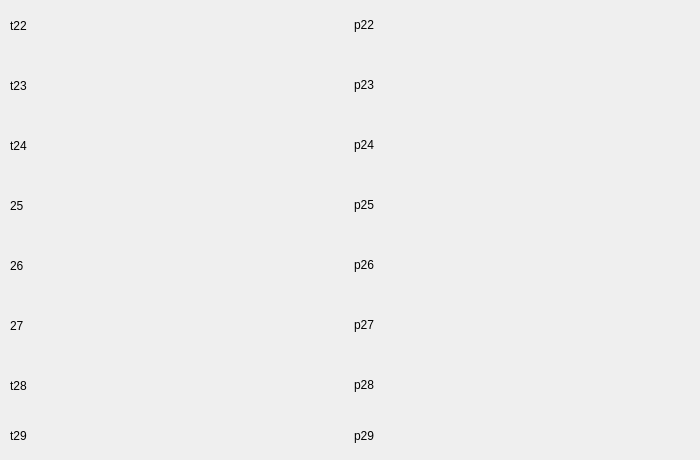
       <widget class="QWidget" name="tab_2">
        <attribute name="title">
         <string>سایر اطلاعات</string>
        </attribute>
        <widget class="QWidget" name="horizontalLayoutWidget_55">
         <property name="geometry">
          <rect>
           <x>10</x>
           <y>420</y>
           <width>681</width>
           <height>31</height>
          </rect>
         </property>
         <layout class="QHBoxLayout" name="hs_hl_userinfo_tp29_2">
          <item>
           <widget class="QLabel" name="lbl_student_info_t_29">
            <property name="text">
             <string>t29</string>
            </property>
            <property name="textFormat">
             <enum>Qt::PlainText</enum>
            </property>
            <property name="wordWrap">
             <bool>true</bool>
            </property>
           </widget>
          </item>
          <item>
           <widget class="QLabel" name="lbl_student_info_p_29">
            <property name="text">
             <string>p29</string>
            </property>
            <property name="textFormat">
             <enum>Qt::PlainText</enum>
            </property>
            <property name="wordWrap">
             <bool>true</bool>
            </property>
           </widget>
          </item>
         </layout>
        </widget>
        <widget class="QWidget" name="horizontalLayoutWidget_56">
         <property name="geometry">
          <rect>
           <x>10</x>
           <y>360</y>
           <width>681</width>
           <height>51</height>
          </rect>
         </property>
         <layout class="QHBoxLayout" name="hs_hl_userinfo_tp28_2">
          <item>
           <widget class="QLabel" name="lbl_student_info_t_28">
            <property name="text">
             <string>t28</string>
            </property>
            <property name="wordWrap">
             <bool>true</bool>
            </property>
           </widget>
          </item>
          <item>
           <widget class="QLabel" name="lbl_student_info_p_28">
            <property name="text">
             <string>p28</string>
            </property>
            <property name="textFormat">
             <enum>Qt::RichText</enum>
            </property>
            <property name="wordWrap">
             <bool>true</bool>
            </property>
           </widget>
          </item>
         </layout>
        </widget>
        <widget class="QWidget" name="horizontalLayoutWidget_57">
         <property name="geometry">
          <rect>
           <x>10</x>
           <y>300</y>
           <width>681</width>
           <height>51</height>
          </rect>
         </property>
         <layout class="QHBoxLayout" name="hs_hl_userinfo_tp27_2">
          <item>
           <widget class="QLabel" name="lbl_student_info_t_27">
            <property name="text">
             <string>27</string>
            </property>
            <property name="wordWrap">
             <bool>true</bool>
            </property>
           </widget>
          </item>
          <item>
           <widget class="QLabel" name="lbl_student_info_p_27">
            <property name="text">
             <string>p27</string>
            </property>
            <property name="textFormat">
             <enum>Qt::RichText</enum>
            </property>
            <property name="wordWrap">
             <bool>true</bool>
            </property>
           </widget>
          </item>
         </layout>
        </widget>
        <widget class="QWidget" name="horizontalLayoutWidget_58">
         <property name="geometry">
          <rect>
           <x>10</x>
           <y>240</y>
           <width>681</width>
           <height>51</height>
          </rect>
         </property>
         <layout class="QHBoxLayout" name="hs_hl_userinfo_tp26_2">
          <item>
           <widget class="QLabel" name="lbl_student_info_t_26">
            <property name="text">
             <string>26</string>
            </property>
            <property name="wordWrap">
             <bool>true</bool>
            </property>
           </widget>
          </item>
          <item>
           <widget class="QLabel" name="lbl_student_info_p_26">
            <property name="text">
             <string>p26</string>
            </property>
            <property name="textFormat">
             <enum>Qt::RichText</enum>
            </property>
            <property name="wordWrap">
             <bool>true</bool>
            </property>
           </widget>
          </item>
         </layout>
        </widget>
        <widget class="QWidget" name="horizontalLayoutWidget_59">
         <property name="geometry">
          <rect>
           <x>10</x>
           <y>180</y>
           <width>681</width>
           <height>51</height>
          </rect>
         </property>
         <layout class="QHBoxLayout" name="hs_hl_userinfo_tp25_2">
          <item>
           <widget class="QLabel" name="lbl_student_info_t_25">
            <property name="text">
             <string>25</string>
            </property>
            <property name="wordWrap">
             <bool>true</bool>
            </property>
           </widget>
          </item>
          <item>
           <widget class="QLabel" name="lbl_student_info_p_25">
            <property name="text">
             <string>p25</string>
            </property>
            <property name="textFormat">
             <enum>Qt::RichText</enum>
            </property>
            <property name="wordWrap">
             <bool>true</bool>
            </property>
           </widget>
          </item>
         </layout>
        </widget>
        <widget class="QWidget" name="horizontalLayoutWidget_60">
         <property name="geometry">
          <rect>
           <x>10</x>
           <y>120</y>
           <width>681</width>
           <height>51</height>
          </rect>
         </property>
         <layout class="QHBoxLayout" name="hs_hl_userinfo_tp24_2">
          <item>
           <widget class="QLabel" name="lbl_student_info_t_24">
            <property name="text">
             <string>t24</string>
            </property>
            <property name="wordWrap">
             <bool>true</bool>
            </property>
           </widget>
          </item>
          <item>
           <widget class="QLabel" name="lbl_student_info_p_24">
            <property name="text">
             <string>p24</string>
            </property>
            <property name="textFormat">
             <enum>Qt::RichText</enum>
            </property>
            <property name="wordWrap">
             <bool>true</bool>
            </property>
           </widget>
          </item>
         </layout>
        </widget>
        <widget class="QWidget" name="horizontalLayoutWidget_61">
         <property name="geometry">
          <rect>
           <x>10</x>
           <y>60</y>
           <width>681</width>
           <height>51</height>
          </rect>
         </property>
         <layout class="QHBoxLayout" name="hs_hl_userinfo_tp23_2">
          <item>
           <widget class="QLabel" name="lbl_student_info_t_23">
            <property name="text">
             <string>t23</string>
            </property>
            <property name="wordWrap">
             <bool>true</bool>
            </property>
           </widget>
          </item>
          <item>
           <widget class="QLabel" name="lbl_student_info_p_23">
            <property name="text">
             <string>p23</string>
            </property>
            <property name="textFormat">
             <enum>Qt::RichText</enum>
            </property>
            <property name="wordWrap">
             <bool>true</bool>
            </property>
           </widget>
          </item>
         </layout>
        </widget>
        <widget class="QWidget" name="horizontalLayoutWidget_62">
         <property name="geometry">
          <rect>
           <x>10</x>
           <y>0</y>
           <width>681</width>
           <height>51</height>
          </rect>
         </property>
         <layout class="QHBoxLayout" name="hs_hl_userinfo_tp22_2">
          <item>
           <widget class="QLabel" name="lbl_student_info_t_22">
            <property name="text">
             <string>t22</string>
            </property>
            <property name="wordWrap">
             <bool>true</bool>
            </property>
           </widget>
          </item>
          <item>
           <widget class="QLabel" name="lbl_student_info_p_22">
            <property name="text">
             <string>p22</string>
            </property>
            <property name="textFormat">
             <enum>Qt::RichText</enum>
            </property>
            <property name="wordWrap">
             <bool>true</bool>
            </property>
           </widget>
          </item>
         </layout>
        </widget>
       </widget>
